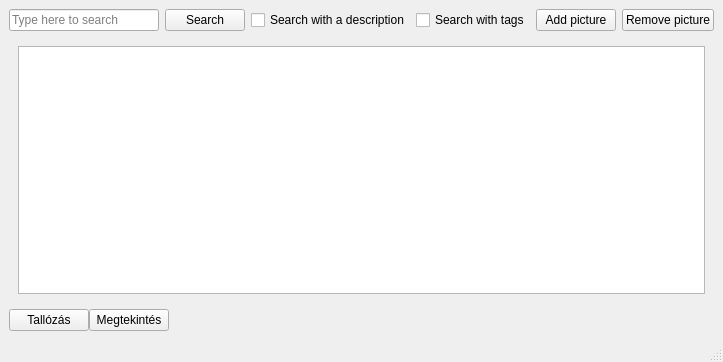
<?xml version="1.0" encoding="UTF-8"?>
<ui version="4.0">
 <class>MainWindow</class>
 <widget class="QMainWindow" name="MainWindow">
  <property name="geometry">
   <rect>
    <x>0</x>
    <y>0</y>
    <width>660</width>
    <height>362</height>
   </rect>
  </property>
  <property name="sizePolicy">
   <sizepolicy hsizetype="Minimum" vsizetype="Minimum">
    <horstretch>0</horstretch>
    <verstretch>0</verstretch>
   </sizepolicy>
  </property>
  <property name="minimumSize">
   <size>
    <width>0</width>
    <height>0</height>
   </size>
  </property>
  <property name="windowTitle">
   <string>Picture Displayer</string>
  </property>
  <property name="iconSize">
   <size>
    <width>19</width>
    <height>13</height>
   </size>
  </property>
  <widget class="QWidget" name="centralwidget">
   <layout class="QVBoxLayout" name="verticalLayout">
    <item>
     <layout class="QHBoxLayout" name="horizontalLayout">
      <property name="sizeConstraint">
       <enum>QLayout::SetMinAndMaxSize</enum>
      </property>
      <item>
       <widget class="QLineEdit" name="lineEdit">
        <property name="sizePolicy">
         <sizepolicy hsizetype="Preferred" vsizetype="Minimum">
          <horstretch>0</horstretch>
          <verstretch>0</verstretch>
         </sizepolicy>
        </property>
        <property name="minimumSize">
         <size>
          <width>150</width>
          <height>0</height>
         </size>
        </property>
        <property name="sizeIncrement">
         <size>
          <width>0</width>
          <height>0</height>
         </size>
        </property>
        <property name="placeholderText">
         <string>Type here to search</string>
        </property>
       </widget>
      </item>
      <item>
       <widget class="QPushButton" name="search_pushButton_5">
        <property name="sizePolicy">
         <sizepolicy hsizetype="Maximum" vsizetype="Fixed">
          <horstretch>0</horstretch>
          <verstretch>0</verstretch>
         </sizepolicy>
        </property>
        <property name="text">
         <string>Search</string>
        </property>
        <property name="icon">
         <iconset>
          <normaloff>search.png</normaloff>search.png</iconset>
        </property>
        <property name="iconSize">
         <size>
          <width>13</width>
          <height>16</height>
         </size>
        </property>
       </widget>
      </item>
      <item>
       <widget class="QCheckBox" name="descriptioncheckBox">
        <property name="text">
         <string>Search with a description</string>
        </property>
       </widget>
      </item>
      <item>
       <widget class="QCheckBox" name="checkBox">
        <property name="text">
         <string>Search with tags</string>
        </property>
       </widget>
      </item>
      <item>
       <widget class="QPushButton" name="add_pushButton">
        <property name="sizePolicy">
         <sizepolicy hsizetype="Preferred" vsizetype="Fixed">
          <horstretch>0</horstretch>
          <verstretch>0</verstretch>
         </sizepolicy>
        </property>
        <property name="text">
         <string>Add picture</string>
        </property>
        <property name="icon">
         <iconset>
          <normaloff>plus.ico</normaloff>plus.ico</iconset>
        </property>
        <property name="iconSize">
         <size>
          <width>13</width>
          <height>13</height>
         </size>
        </property>
       </widget>
      </item>
      <item>
       <widget class="QPushButton" name="remove_pushButton_2">
        <property name="text">
         <string>Remove picture</string>
        </property>
        <property name="icon">
         <iconset>
          <normaloff>minus.png</normaloff>minus.png</iconset>
        </property>
        <property name="iconSize">
         <size>
          <width>13</width>
          <height>13</height>
         </size>
        </property>
       </widget>
      </item>
      <item>
       <spacer name="horizontalSpacer_2">
        <property name="orientation">
         <enum>Qt::Horizontal</enum>
        </property>
        <property name="sizeType">
         <enum>QSizePolicy::Expanding</enum>
        </property>
        <property name="sizeHint" stdset="0">
         <size>
          <width>40</width>
          <height>13</height>
         </size>
        </property>
       </spacer>
      </item>
     </layout>
    </item>
    <item>
     <widget class="QStackedWidget" name="stackedWidget">
      <property name="sizePolicy">
       <sizepolicy hsizetype="Preferred" vsizetype="Expanding">
        <horstretch>0</horstretch>
        <verstretch>99</verstretch>
       </sizepolicy>
      </property>
      <property name="contextMenuPolicy">
       <enum>Qt::CustomContextMenu</enum>
      </property>
      <property name="layoutDirection">
       <enum>Qt::LeftToRight</enum>
      </property>
      <property name="currentIndex">
       <number>0</number>
      </property>
      <widget class="QWidget" name="page1">
       <layout class="QVBoxLayout" name="verticalLayout_2">
        <item>
         <widget class="QListWidget" name="listWidget">
          <property name="contextMenuPolicy">
           <enum>Qt::CustomContextMenu</enum>
          </property>
          <property name="uniformItemSizes">
           <bool>true</bool>
          </property>
         </widget>
        </item>
       </layout>
      </widget>
      <widget class="QWidget" name="page2">
       <layout class="QHBoxLayout" name="imageHorizontalLayout">
        <item>
         <widget class="QLabel" name="imageLabel">
          <property name="text">
           <string/>
          </property>
         </widget>
        </item>
       </layout>
      </widget>
     </widget>
    </item>
    <item>
     <spacer name="verticalSpacer">
      <property name="orientation">
       <enum>Qt::Vertical</enum>
      </property>
      <property name="sizeHint" stdset="0">
       <size>
        <width>20</width>
        <height>0</height>
       </size>
      </property>
     </spacer>
    </item>
    <item>
     <layout class="QHBoxLayout" name="horizontalLayout_2">
      <property name="spacing">
       <number>0</number>
      </property>
      <property name="sizeConstraint">
       <enum>QLayout::SetMinimumSize</enum>
      </property>
      <item>
       <widget class="QPushButton" name="tallozas_pushButton">
        <property name="text">
         <string>Tallózás</string>
        </property>
       </widget>
      </item>
      <item>
       <widget class="QPushButton" name="view_pushButton">
        <property name="text">
         <string>Megtekintés</string>
        </property>
       </widget>
      </item>
      <item>
       <spacer name="horizontalSpacer">
        <property name="orientation">
         <enum>Qt::Horizontal</enum>
        </property>
        <property name="sizeHint" stdset="0">
         <size>
          <width>40</width>
          <height>20</height>
         </size>
        </property>
       </spacer>
      </item>
     </layout>
    </item>
   </layout>
  </widget>
  <widget class="QMenuBar" name="menubar">
   <property name="geometry">
    <rect>
     <x>0</x>
     <y>0</y>
     <width>660</width>
     <height>25</height>
    </rect>
   </property>
  </widget>
  <widget class="QStatusBar" name="statusbar"/>
  <action name="actionlol">
   <property name="text">
    <string>lol</string>
   </property>
  </action>
 </widget>
 <resources/>
 <connections/>
</ui>
